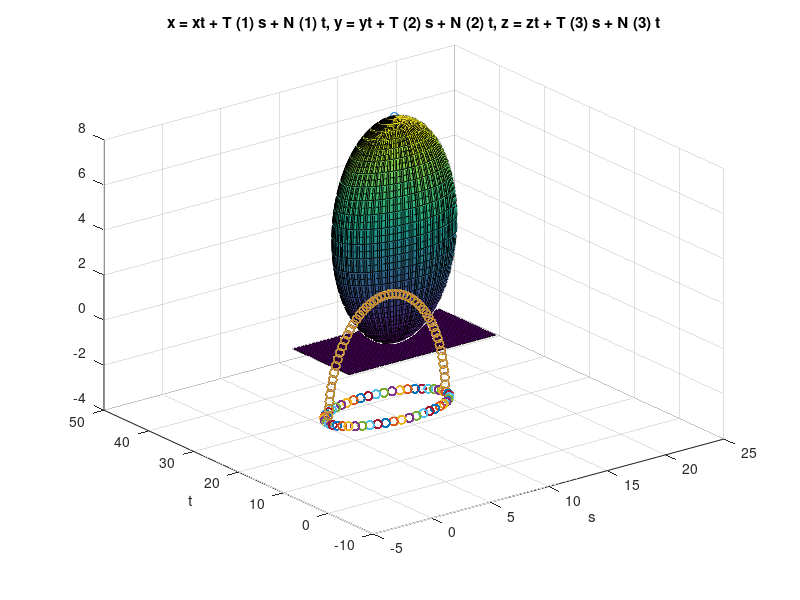

Write the MATLAB code that produced this figure.

%% draw sphere
[th,phi] = meshgrid(linspace(0, 2*pi, 50), linspace(-pi/2, pi/2, 50));

a = 16;
b = 40;
c = 2;

x = a + 5 .* cos(phi) .* sin(th);
y = b + 5 .* sin(phi) .* sin(th);
z = c + 5 .* cos(th);
surf(x,y,z)

hold on

x = a + 5 .* cos(-pi/2) .* sin(0);
y = b + 5 .* sin(-pi/2) .* sin(0);
z = c + 5 .* cos(0);

plot3(x,y,z,'o')

%% draw sphere with 

[phi,th] = meshgrid(linspace(0, 2*pi, 50), linspace(-pi/2, pi/2, 50));

a = 16;
b = 40;
c = 2;
r = 5;

x = a + r .* cos(phi) .* cos(th);
y = b + r .* sin(phi) .* cos(th);
z = c + r .* sin(th);
surf(x,y,z)

hold on

xt = a + r .* cos(0) .* cos(-pi/2);
yt = b + r .* sin(0) .* cos(-pi/2);
zt = c + r .* sin(-pi/2);

plot3(xt,yt,zt,'o')

[phic,thc] = meshgrid(linspace(pi, pi, 50), linspace(pi, pi, 50));

%dxtth = -r .* sin(th);
%dytth = zeros(50,50);                                                                             
%dztth = r .* cos(th);
dxtth = -r .* cos(phic).*sin(th);
dytth = -r .* sin(phic).*sin(th);                                                                             
dztth = r .* cos(th);

plot3(dxtth,dytth,dztth,'o');

%dxtphi = -r .* sin(phi);
%dytphi = r .* cos(phi);                    
%dztphi = zeros(50,50);

dxtphi = -r .* sin(phi).*cos(thc);
dytphi = r .* cos(phi).*cos(thc);                    
dztphi = zeros(50,50);

plot3(dxtphi,dytphi,dztphi,'o');


hold on

T=[0;1;0]; 
N=[1;0;0];


%Parametric expressions for plane spanned by T and N
funx=@(s,t) xt + T(1)*s +N(1)*t;
funy=@(s,t) yt + T(2)*s +N(2)*t;
funz=@(s,t) zt + T(3)*s +N(3)*t;

ezsurf(funx,funy,funz) %plot


% cross product...







